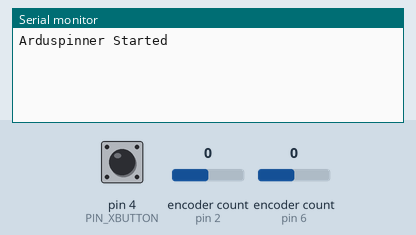
Simulated run of this sketch. Board: Arduino Leonardo, built with avr-gcc and run on an emulated ATmega32U4. Parts: the last lines printed to the serial monitor. Inputs (shaded band) come from the test bench; at power-on: encoder count (sensors on pin 6, pin 2) 0, pin 4 (PIN_XBUTTON) HIGH. USB keyboard and mouse output is not drawn.

Above: at 1.2 s.
1.3 s: encoder count (sensor on pin 6) set to 1
At 2.1 s:
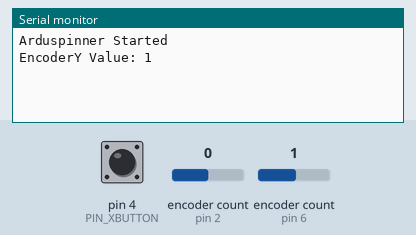
2.8 s: encoder count (sensor on pin 2) set to 1
At 3.2 s:
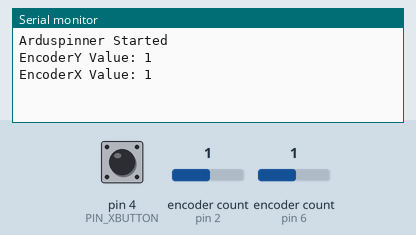
4.3 s: encoder count (sensor on pin 2) set to 0
At 5.5 s:
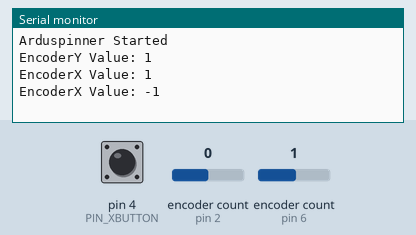
5.8 s: encoder count (sensor on pin 6) set to 0
At 6.7 s:
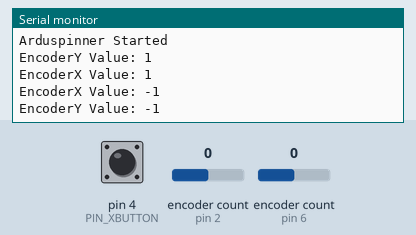

The sketch:

arduspinnerXY.ino
```cpp
/////////////////////////////////////////////////////////////////////////////
//
// ArduSpinner.ino
// (c) Juan M. Casillas 2019
// Implements a Dial (aka spinner) input control as Mouse input (X Axis)
//
// Support two rotary encoders, one for the X-axis, another one for the Y-axis
//
/////////////////////////////////////////////////////////////////////////////

#include <ClickEncoder.h>
#include <Mouse.h>
#include <TimerOne.h>

#define TIMER1_INTERVAL 1000
#define PIN_XA 2
#define PIN_XB 3
#define PIN_XBUTTON 4
#define PIN_YA 6
#define PIN_YB 7
#define PIN_YBUTTON 7

//#define RELEASE 1

ClickEncoder *encoderX;
ClickEncoder *encoderY;

int16_t lastX, valueX;
int16_t sign_valueX;
int16_t abs_valueX;
int16_t lastY, valueY;
int16_t sign_valueY;
int16_t abs_valueY;
bool mouse_move;

void timerIsr() {
    encoderX->service();
    encoderY->service();
}

void setup() {
    encoderX = new ClickEncoder(PIN_XA, PIN_XB, PIN_XBUTTON, 1);
    encoderX->setAccelerationEnabled(true);

    encoderY = new ClickEncoder(PIN_YA, PIN_YB, PIN_YBUTTON, 1);
    encoderY->setAccelerationEnabled(true);

    lastX = lastY = -1;
    valueX = valueY = 0;
    mouse_move = false;

    Timer1.initialize(TIMER1_INTERVAL);
    Timer1.attachInterrupt(timerIsr);
    Mouse.begin();

#ifndef RELEASE
    Serial.begin(115200);
    Serial.println("Arduspinner Started");
#endif
}

void loop() {
    valueX = encoderX->getValue();
    valueY = encoderY->getValue();
    mouse_move = false;

    if (valueX != 0) {
        lastX = valueX;
        Mouse.move(valueX, 0, 0);
#ifndef RELEASE
        Serial.print("EncoderX Value: ");
        Serial.println(valueX);
#endif
    }

    if (valueY != 0) {
        lastY = valueY;
        Mouse.move(0, valueY, 0);
#ifndef RELEASE
        Serial.print("EncoderY Value: ");
        Serial.println(valueY);
#endif
    }


}
```

Measured:
- after the input at 1.3 s, the serial monitor: prints a new line at once (image 1)
- after the input at 2.8 s, the serial monitor: prints a new line at once (image 2)
- after the input at 4.3 s, the serial monitor: prints a new line at once (image 3)
- after the input at 5.8 s, the serial monitor: prints a new line at once (image 4)
